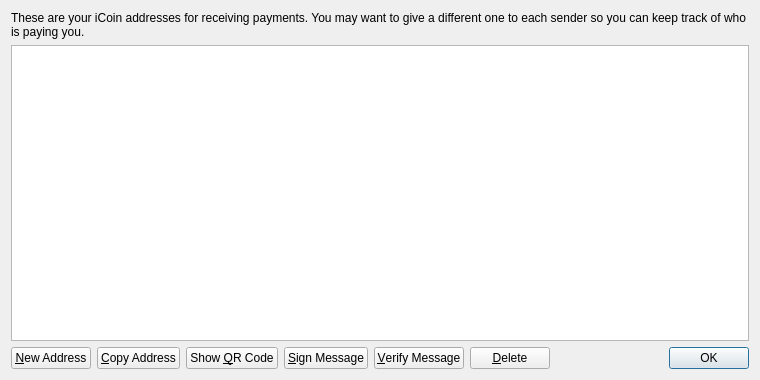
<?xml version="1.0" encoding="UTF-8"?>
<ui version="4.0">
 <class>AddressBookPage</class>
 <widget class="QWidget" name="AddressBookPage">
  <property name="geometry">
   <rect>
    <x>0</x>
    <y>0</y>
    <width>760</width>
    <height>380</height>
   </rect>
  </property>
  <property name="windowTitle">
   <string>Address Book</string>
  </property>
  <layout class="QVBoxLayout" name="verticalLayout">
   <item>
    <widget class="QLabel" name="labelExplanation">
     <property name="text">
      <string>These are your iCoin addresses for receiving payments. You may want to give a different one to each sender so you can keep track of who is paying you.</string>
     </property>
     <property name="textFormat">
      <enum>Qt::PlainText</enum>
     </property>
     <property name="wordWrap">
      <bool>true</bool>
     </property>
    </widget>
   </item>
   <item>
    <widget class="QTableView" name="tableView">
     <property name="contextMenuPolicy">
      <enum>Qt::CustomContextMenu</enum>
     </property>
     <property name="toolTip">
      <string>Double-click to edit address or label</string>
     </property>
     <property name="tabKeyNavigation">
      <bool>false</bool>
     </property>
     <property name="alternatingRowColors">
      <bool>true</bool>
     </property>
     <property name="selectionMode">
      <enum>QAbstractItemView::SingleSelection</enum>
     </property>
     <property name="selectionBehavior">
      <enum>QAbstractItemView::SelectRows</enum>
     </property>
     <property name="sortingEnabled">
      <bool>true</bool>
     </property>
     <attribute name="verticalHeaderVisible">
      <bool>false</bool>
     </attribute>
    </widget>
   </item>
   <item>
    <layout class="QHBoxLayout" name="horizontalLayout">
     <item>
      <widget class="QPushButton" name="newAddressButton">
       <property name="toolTip">
        <string>Create a new address</string>
       </property>
       <property name="text">
        <string>&amp;New Address</string>
       </property>
       <property name="icon">
        <iconset resource="../bitcoin.qrc">
         <normaloff>:/icons/add</normaloff>:/icons/add</iconset>
       </property>
      </widget>
     </item>
     <item>
      <widget class="QPushButton" name="copyToClipboard">
       <property name="toolTip">
        <string>Copy the currently selected address to the system clipboard</string>
       </property>
       <property name="text">
        <string>&amp;Copy Address</string>
       </property>
       <property name="icon">
        <iconset resource="../bitcoin.qrc">
         <normaloff>:/icons/editcopy</normaloff>:/icons/editcopy</iconset>
       </property>
      </widget>
     </item>
     <item>
      <widget class="QPushButton" name="showQRCode">
       <property name="text">
        <string>Show &amp;QR Code</string>
       </property>
       <property name="icon">
        <iconset resource="../bitcoin.qrc">
         <normaloff>:/icons/qrcode</normaloff>:/icons/qrcode</iconset>
       </property>
      </widget>
     </item>
     <item>
      <widget class="QPushButton" name="signMessage">
       <property name="toolTip">
        <string>Sign a message to prove you own a Bitcoin address</string>
       </property>
       <property name="text">
        <string>&amp;Sign Message</string>
       </property>
       <property name="icon">
        <iconset resource="../bitcoin.qrc">
         <normaloff>:/icons/edit</normaloff>:/icons/edit</iconset>
       </property>
      </widget>
     </item>
     <item>
      <widget class="QPushButton" name="verifyMessage">
       <property name="toolTip">
        <string>Verify a message to ensure it was signed with a specified Bitcoin address</string>
       </property>
       <property name="text">
        <string>&amp;Verify Message</string>
       </property>
       <property name="icon">
        <iconset resource="../bitcoin.qrc">
         <normaloff>:/icons/transaction_0</normaloff>:/icons/transaction_0</iconset>
       </property>
      </widget>
     </item>
     <item>
      <widget class="QPushButton" name="deleteButton">
       <property name="toolTip">
        <string>Delete the currently selected address from the list. Only sending addresses can be deleted.</string>
       </property>
       <property name="text">
        <string>&amp;Delete</string>
       </property>
       <property name="icon">
        <iconset resource="../bitcoin.qrc">
         <normaloff>:/icons/remove</normaloff>:/icons/remove</iconset>
       </property>
      </widget>
     </item>
     <item>
      <spacer name="horizontalSpacer">
       <property name="orientation">
        <enum>Qt::Horizontal</enum>
       </property>
       <property name="sizeHint" stdset="0">
        <size>
         <width>40</width>
         <height>20</height>
        </size>
       </property>
      </spacer>
     </item>
     <item>
      <widget class="QDialogButtonBox" name="buttonBox">
       <property name="sizePolicy">
        <sizepolicy hsizetype="Maximum" vsizetype="Fixed">
         <horstretch>0</horstretch>
         <verstretch>0</verstretch>
        </sizepolicy>
       </property>
       <property name="standardButtons">
        <set>QDialogButtonBox::Ok</set>
       </property>
      </widget>
     </item>
    </layout>
   </item>
  </layout>
 </widget>
 <resources>
  <include location="../bitcoin.qrc"/>
 </resources>
 <connections/>
</ui>
